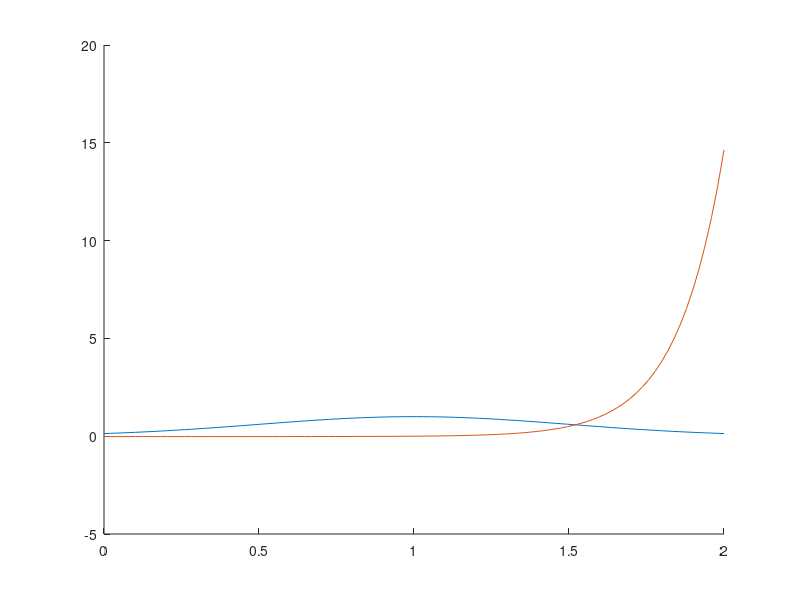

Here is the MATLAB script that generated this plot:
% clc                 %Command Line Clear
% clear               %Clear the workspace of stored variables
% close all           %Close all open figures
% 
% gamma = 0.5;                    %Shape factor for force length curve of contractile element
% epsilon = 0.6;                  %Passive muscle strain due to maximum isometric force
% kPE = 4;                        %Exponential shape facor for passive muscle element
% 
% tsL = 0.12;                     %Tendon slack length
% alphaP = 0.05235988;            %Optimal pennation angle
% ofL = 0.121;                    %Optimal muscle fiber length
% 
% mtL = Add_Mag2.MuscleLength(1)                   %Muscle-tendon length
% 
% mif = 343;                      %maximum isometric force
% 
% %Estimate the nominal muscle length, without the tendon
% if mtL == tsL
%     mtL0 = (mtL*1.001 - tsL)/ofL;
% else
%     mtL0 = (mtL - tsL)/ofL;
% end
% 
% %Set function solver parameters
% options = optimoptions('fsolve','Display','none','FunctionTolerance',0.001);
% 
% mL = fsolve(@fBalance, mtL0, options);
% 
% 
% 
% %Force of the contracile muscle element
% fL = exp(-(Lmn - 1).^2/gamma);
% 
% %Force of the passive elastic muscle element
% fPE = (exp(kPE*(Lmn - 1)/epsilon - 1)/(exp(kPE) - 1));
% 
% %Force of the tendon elastic element
% fT = 37.5/Lts*(Lmt - Lmn.*sqrt(1 - (sin(alphap)./Lmn).^2) - Lts);
% 
% cosAlpha = sqrt(1 - (sin(alphaP)/x0)^2);
% 
% 
%     
%     
% figure
% hold on
% plot(Lmn, fL)
% plot(Lmn, fPE)
% hold off


% addpath('Previous Optimization Code\Functions')
% ftest = forz(mtL, mif, ofL, tsL, alphaP)
% 
% 
Lmn = linspace(0, 2);           %Nominal muscle length
gamma = 0.5;                    %Shape factor for force length curve of contractile element
epsilon = 0.6;                  %Passive muscle strain due to maximum isometric force
kPE = 4;                        %Exponential shape facor for passive muscle element

Lts = 0.12;                     %Tendon slack length
alphap = 0.05235988;            %Optimal pennation angle
Lofl = 0.121;                   %Optimal muscle fiber length


mif = 343;                      %maximum isometric force

%Force of the contracile muscle element
fL = exp(-(Lmn - 1).^2/gamma);

%Force of the passive elastic muscle element
fPE = (exp(kPE*(Lmn - 1)/epsilon) - 1)/(exp(kPE) - 1);

%Force of the tendon elastic element
% fT = 37.5/Lts*(Lmt - Lmn.*sqrt(1 - (sin(alphap)./Lmn).^2) - Lts);

%
% cosalpha = sqrt(((1 - (sin(alphap)/Lmn)).^2));

figure
hold on
plot(Lmn, fL)
plot(Lmn, fPE)
% plot(Lmn, fT)
hold off
% function muscleF = fBalance(nmL)
%     fPE = (exp(kPE*(nmL - 1)/epsilon - 1)/(exp(kPE) - 1));
%     
%     fL = exp(-(nmL - 1).^2/gamma);
% 
%     cosAlpha = sqrt(1 - (sin(alphaP)/nmL)^2);
%     
%     fT = 37.5/tsL*(mtL - nmL*cosAlpha - tsL);
%     
%     muscleF = (fL + fPE)*cosAlpha - fT;
% end